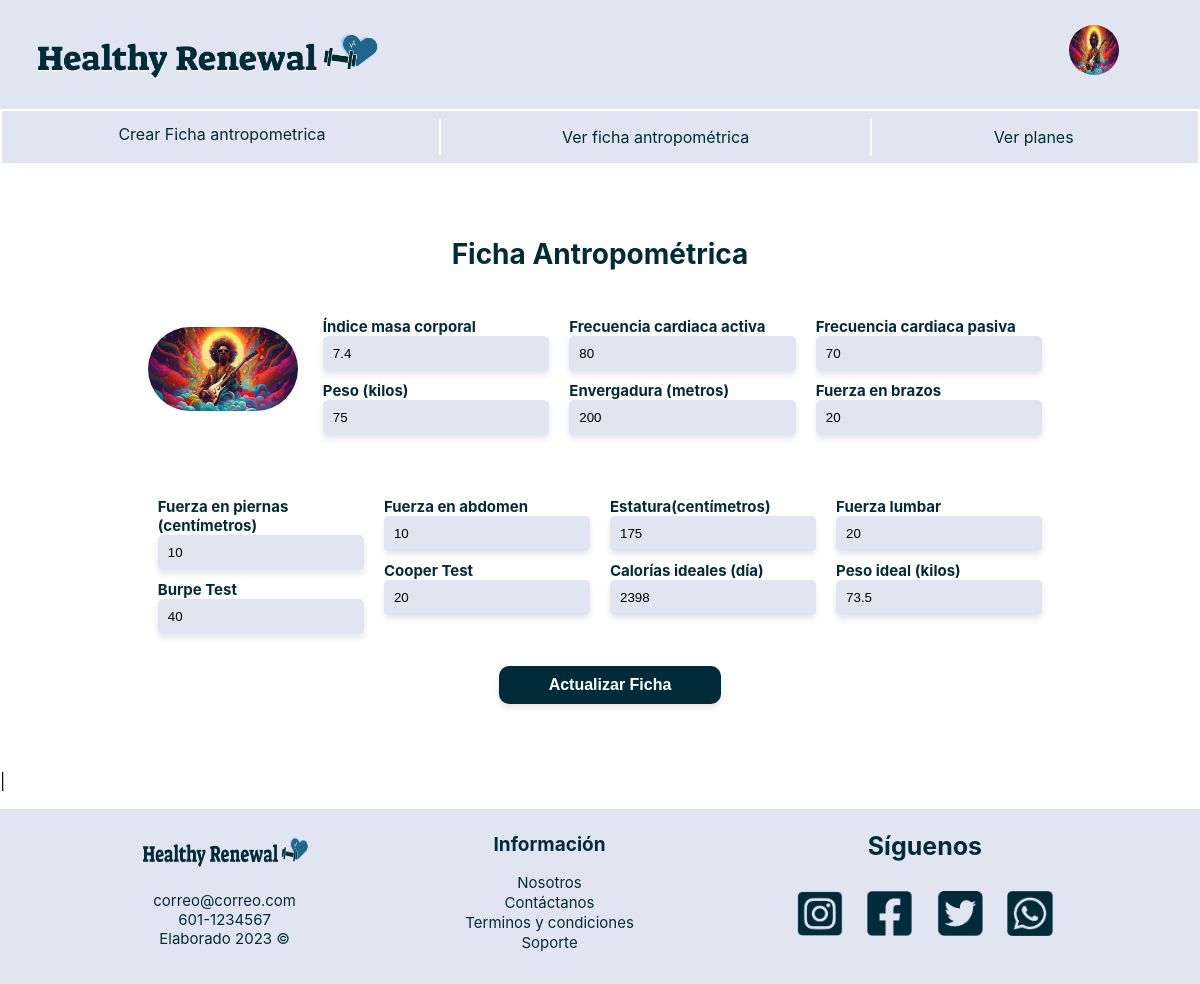
The app's page /home.php?pg=101 (signed in) with its own data.
### tables this page shows
CREATE TABLE `usuario` (
  `correo` varchar(45) NOT NULL,
  `nombre_usuario` varchar(45) NOT NULL,
  `apellido_usuario` varchar(45) NOT NULL,
  `fechanac_usuario` date NOT NULL,
  `contraseña_usuario` varchar(45) NOT NULL,
  `pais_usuario` varchar(45) DEFAULT NULL,
  `subscripcion_usuario` enum('suscrito','free') NOT NULL,
  `sexo` enum('masculino','femenino') NOT NULL,
  `foto_usuario` varchar(200) DEFAULT NULL,
  `experiencia` float DEFAULT NULL,
  `certificacion` varchar(100) DEFAULT NULL,
  `ficha_antropometrica` int(11) DEFAULT NULL,
  `plan_nutricional` int(11) DEFAULT NULL,
  `prog_actfisica` int(11) DEFAULT NULL,
  `perfil_idperfil` bigint(11) NOT NULL,
  `acepto` tinyint(1) NOT NULL
);

CREATE TABLE `ficha_antropometrica` (
  `idficha_antropometrica` int(11) NOT NULL,
  `imc` float NOT NULL,
  `frc_activa` int(11) NOT NULL,
  `frc_pasiva` int(11) NOT NULL,
  `peso` float NOT NULL,
  `altura` int(11) NOT NULL,
  `envergadura` float NOT NULL,
  `peso_ideal` float NOT NULL,
  `fuerza_piernas` int(11) NOT NULL,
  `fuerza_brazos` int(11) NOT NULL,
  `fuerza_abdomen` int(11) NOT NULL,
  `fuerza_lumbar` int(11) NOT NULL,
  `burpe_test` int(11) NOT NULL,
  `cooper_test` int(11) NOT NULL,
  `calorias_ideales` int(11) NOT NULL,
  `actfisica` float NOT NULL
);

### modelo/conexion.php (called while the page is built)
<?php
class Conexion {
    public function get_conexion(){
        include('configuracion.php');
        try {
            $conexion = new PDO("mysql:host=$host;dbname=$db",$user,$pass);
            $conexion->setAttribute(PDO::ATTR_ERRMODE, PDO::ERRMODE_EXCEPTION);
            return $conexion;
        } catch (PDOException $e) {
            echo "Error de conexión: " . $e->getMessage();
            return null;
        }
    }
}
?>

### modelo/musuario.php (called while the page is built, shortened)
<?php
    class musuario{
        private $con;
        public function __construct(){
            $con = new Conexion();
            $this->con = $con->get_conexion();
            $this->con->setAttribute(PDO::ATTR_ERRMODE, PDO::ERRMODE_EXCEPTION);
        }
        public function obtenerFoto(){
            $correo = $_SESSION["correo"];
            $sql = " SELECT foto_usuario FROM usuario WHERE correo=:correo";
            $stmt = $this->con->prepare($sql);
            $stmt->bindParam(":correo", $correo);
            $stmt->execute();
            $rutaFoto = $stmt->fetchColumn();
             return $rutaFoto;
          }
    }
?>

### controlador/cficha.php (called while the page is built, shortened)
<?php
    require_once("modelo/mficha.php");
    require_once('modelo/musuario.php');
    $musuario = new musuario();
    $rutaFoto = $musuario->obtenerFoto();
    $mficha = new mficha();
    $datos = $mficha->getFicha();
    $dato1 = isset($datos['imc']) ? htmlspecialchars($datos['imc']) : '';
    $dato2 = isset($datos['peso']) ? htmlspecialchars($datos['peso']) : '';
    $dato3 = isset($datos['frc_activa']) ? htmlspecialchars($datos['frc_activa']) : '';
    $dato4 = isset($datos['envergadura']) ? htmlspecialchars($datos['envergadura']) : '';
    $dato5 = isset($datos['frc_pasiva']) ? htmlspecialchars($datos['frc_pasiva']) : '';
    $dato6 = isset($datos['fuerza_brazos']) ? htmlspecialchars($datos['fuerza_brazos']) : '';
    $dato7 = isset($datos['fuerza_piernas']) ? htmlspecialchars($datos['fuerza_piernas']) : '';
    $dato8 = isset($datos['burpe_test']) ? htmlspecialchars($datos['burpe_test']) : '';
    $dato9 = isset($datos['fuerza_abdomen']) ? htmlspecialchars($datos['fuerza_abdomen']) : '';
    $dato10 = isset($datos['cooper_test']) ? htmlspecialchars($datos['cooper_test']) : '';
    $dato11 = isset($datos['altura']) ? htmlspecialchars($datos['altura']) : '';
    $dato12 = isset($datos['calorias_ideales']) ? htmlspecialchars($datos['calorias_ideales']) : '';
    $dato13 = isset($datos['fuerza_lumbar']) ? htmlspecialchars($datos['fuerza_lumbar']) : '';
    $dato14 = isset($datos['peso_ideal']) ? htmlspecialchars($datos['peso_ideal']) : '';
?>

### modelo/mficha.php (called while the page is built, shortened)
<?php
    class mficha{
        private $con;
        public function __construct(){
            $con = new Conexion();
            $this->con = $con->get_conexion();
            $this->con->setAttribute(PDO::ATTR_ERRMODE, PDO::ERRMODE_EXCEPTION);
        }
        public function getFicha(){
            $usuario = $_SESSION["correo"];
            $sql_fecha = "SELECT ficha_antropometrica.*
    FROM usuario
    JOIN ficha_antropometrica ON usuario.ficha_antropometrica = ficha_antropometrica.idficha_antropometrica
    WHERE usuario.correo = :idusu;";
            $datosFicha= $this->con->prepare ($sql_fecha);
            $datosFicha-> bindParam(':idusu', $usuario);
            $datosFicha-> execute();
            $resultado = $datosFicha->fetch(PDO::FETCH_ASSOC);
            return $resultado;
        }
}
?>

### vista/vfichantropometrica.php (the view)
<?php
    require_once('controlador/cficha.php');
?>
<form action="home.php?pg=104" method="POST"  id="general1" class="cont-ficha">
    <h1 id='tituloGeneral1'>Ficha Antropométrica</h1>
    <div id="sup">
        <div class='div-foto'>
            <img id='fotoPerfil' src="<?php echo $rutaFoto; ?>" title='fotoPerfil' alt='fotoPerfil'/>
        </div>
        <div class='div-ficha'>
            <div class='input-ficha'>
                <label id='lblMasa' htmlFor='txtMasa'>Índice masa corporal</label>
                <input type='text' id='txtMasa' name='indiceMasa' value='<?php echo $dato1 ?>' readOnly/>
            </div>
            <div class='input-ficha'>
                <label id='lblPeso3' htmlFor='txtPeso3'>Peso (kilos)</label>
                <input type='text' id='txtPeso3' name='pesoficha' value='<?php echo $dato2 ?>' readOnly/>
            </div>
        </div>
        <div class='div-ficha'>
            <div class='input-ficha'>
                <label id='lblFCA' htmlFor='txtFCA'>Frecuencia cardiaca activa</label>
                <input type='text' id='txtFCA' name='frecuenciaAactiva' value='<?php echo $dato3 ?>' readOnly/>
            </div>
            <div class='input-ficha'>
                <label id='lblEnvergadura3' htmlFor='txtEnvergadura3'>Envergadura (metros)</label>
                <input type='text' id='txtEnvergadura3' name='envergaduraficha' value='<?php echo $dato4 ?>' readOnly/>
            </div>
        </div>
        <div class='div-ficha'>
            <div class='input-ficha'>
                <label id='lblFCP' htmlFor='txtFCP'>Frecuencia cardiaca pasiva</label>
                <input type='text' id='txtFCP' name='frecuenciaPasiva' value='<?php echo $dato5 ?>' readOnly/>
            </div>
            <div class='input-ficha'>
                <label id='lblFuerBra' htmlFor='txtFuerBra'>Fuerza en brazos</label>
                <input type='text' id='txtFuerBra' name='fuerzaBrazos' value='<?php echo $dato6 ?>' readOnly/>
            </div>
        </div>
    </div>
    <div id='inf' class='diseño'>
        <div class='div-ficha'>
            <div class='input-ficha'>
                <label id='lblFuePie' htmlFor='txtFuePie'>Fuerza en piernas (centímetros)</label>
                <input type='text' id='txtFuePie' name='fuerzaPiernas' value='<?php echo $dato7 ?>' readOnly/>
            </div>
            <div class='input-ficha'>
                <label id='lblBurpeT' htmlFor='txtBurpeT'>Burpe Test</label>
                <input type='text' id='txtBurpeT' name='burpeTest' value='<?php echo $dato8 ?>' readOnly/>
            </div>
        </div>
        <div class='div-ficha'>
            <div class='input-ficha'>
                <label id='lblFueAb3' htmlFor='txtFueAb3'>Fuerza en abdomen </label>
                <input type='text' id='txtFueAb3' name='fuerzaAbdomen' value='<?php echo $dato9 ?>' readOnly/>
            </div>
            <div class='input-ficha'>
                <label id='lblCooperT' htmlFor='txtCooperT'>Cooper Test</label>
                <input type='text' id='txtCooperT' name='cooperTest' value='<?php echo $dato10 ?>' readOnly/>
            </div>
        </div>
        <div class='div-ficha'>
            <div class='input-ficha'>
                <label id='lblAlt' htmlFor='txtAlt'>Estatura(centímetros) </label>
                <input type='text' id='txtAlt' name='alturaficha' value='<?php echo $dato11 ?>' readOnly/>
            </div>
            <div class='input-ficha'>
                <label id='lblCalIde' htmlFor='txtCalIde'>Calorías ideales (día)</label>
                <input type='text' id='txtCalIde' name='caloriasIdealesficha' value='<?php echo $dato12 ?>' readOnly/>
            </div>
        </div>
        <div class='div-ficha'>
            <div class='input-ficha'>
                <label id='lblFueLum' htmlFor='txtFueLum'>Fuerza lumbar </label>
                <input type='text' id='txtFueLum' name='fuerzalumbarficha' value='<?php echo $dato13 ?>' readOnly/>
            </div>
            <div class='input-ficha'>
                <label id='lblPeId' htmlFor='txtPeId'>Peso ideal (kilos)</label>
                <input type='text' id='txtPeId' name='pesoIdealficha' value='<?php echo $dato14 ?>' readOnly/>
            </div>
        </div>
    </div>
    <div class='divBoton actual-button'>
        <input type='submit' id='btnAceptarNewFicha' value="Actualizar Ficha"/>
    </div>
</form>

### home.php (shortened to what this page needs)
<?PHP
    require_once('modelo/conexion.php');
    require_once('modelo/musuario.php');
    $musuario = new musuario();
    $rutaFoto = $musuario->obtenerFoto();
?>
<!DOCTYPE html>
<html lang="es-ES">
<head>
    <link rel="stylesheet" type="text/css" href="css/main.css">
</head>
<body>
<header>
    <div class="container">
		<nav class="">
            <div class="header-index nav-group-perfil">
                <div class="aqui">
                    <li class="two-nav"><a class="two-nav"><img src="<?php echo $rutaFoto; ?>" class="two-nav"></img></a>
                    </li>
                </div>
                <div class="nav-group ">
                    <a href="home.php" class="log-user"><img src="img/logo.png"></img></a>
                </div>
            </div>
            <div class='items-tablet'>
                <div class="inside-tablet" >
                    <a href="home.php?pg=102" class="creardos item-tablet ">Crear Ficha antropometrica</a>
                    <a href="home.php?pg=101"  class=" item-tablet position-one">Ver ficha antropométrica</a>
                    <a href="home.php?pg=103" class=" item-tablet position-two">Ver planes</a>
                </div>
            </div>
        </nav>
    </div>
</header>
<main>
    <div class="container-home">
			<?PHP
	        $pg = isset($_GET["pg"]) ? $_GET["pg"]:NULL;
            if($pg=="101")
                require_once("vista/vfichantropometrica.php");
            ?>
    |</div>
</main>
<footer>
    <div class='container-footer'>
        <div class='company-section-footer'>
            <a href="/hr-home" class="footer-logo"><img src="img/logo.png" alt=""></img></Link>
            <div class='list-company-footer'>
                <a href='mailto:correo@correo.com'><i><FontAwesomeIcon icon={faEnvelope}/> </i>correo@correo.com</a>
                <p>601-1234567</p>
                <p>Elaborado 2023 ©</p>
            </div>
        </div>
        <div class='information-footer'>
                <h2>Información</h2>
            <ul class='list-information-footer'>
                <li><a href=''>Nosotros</a></li>
                <li><a href=''>Contáctanos</a></li>
                <li><a href=''>Terminos y condiciones</a></li>
                <li><a href=''>Soporte</a></li>
            </ul>
        </div>
        <div class='social-networking-footer'>
            <h1 id="tituloSiguenos">Síguenos</h1>
            <div id="siguenosdiv">
                <img class="imgredes" src="img/insta.png" title="@Healthy.Renewal" />
                <img class="imgredes" src="img/face.png" title="@Healthy.Renewal"/>
                <img class="imgredes" src="img/twit.png" title="#HealthyRenewal"/>
                <img class="imgredes" src="img/whats.png" title="HRWhatsapp"/>
            </div>
        </div>
    </div>
</footer>
</body>
</html>

### records on screen
usuario: foto_usuario (picture)
ficha_antropometrica: indiceMasa "7.4", pesoficha "75", frecuenciaAactiva "80", envergaduraficha "200", frecuenciaPasiva "70", fuerzaBrazos "20", fuerzaPiernas "10", burpeTest "40", fuerzaAbdomen "10", cooperTest "20", alturaficha "175", caloriasIdealesficha "2398", fuerzalumbarficha "20", pesoIdealficha "73.5"
